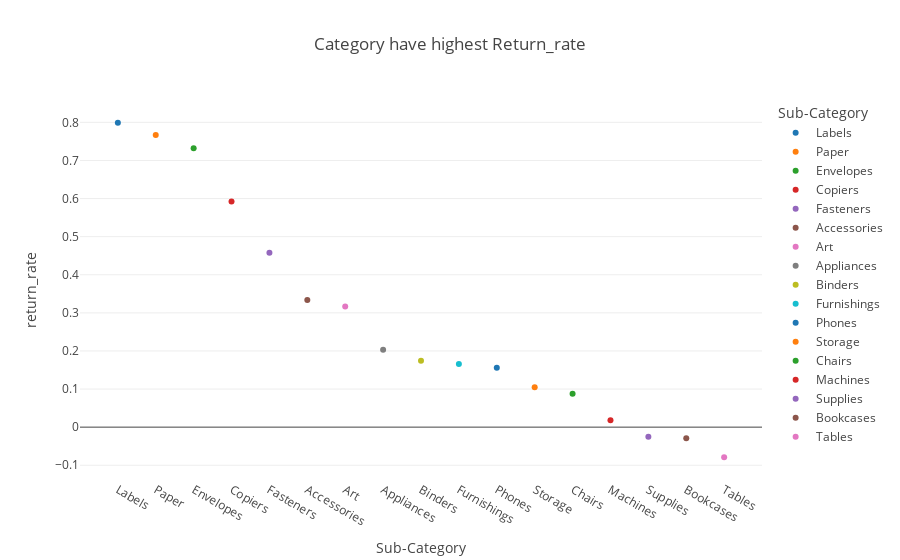

Write notebook code for a chart like this one.
### Markdown cell above
## 5. Danh mục nào có tỷ lệ hoàn trả cao nhất?

### Code cell
Category = df.groupby(['Category', 'Sub-Category'])[['Sales','Profit']].mean().reset_index()

Category['cost'] = Category['Sales'] - Category['Profit']

Category['return_rate'] = round((Category['Sales'] - Category['cost']) / Category['cost'], 3)

cate = Category.sort_values('return_rate', ascending = 0)

fig = px.scatter(cate,
                x = 'Sub-Category',
                y = 'return_rate',
                size = None,
                color = 'Sub-Category',
                template = 'xgridoff',
                animation_frame = None,
                title = "Category have highest Return_rate")
fig.show()

### Figure 1 — Plotly figure (JSON) as saved in the notebook; plotly's stock layout.template omitted (floating-point values rounded to 4 significant figures)
{"data": [{"hovertemplate": "Sub-Category=%{x}<br>return_rate=%{y}<extra></extra>", "legendgroup": "Labels", "marker": {"color": "#1F77B4", "symbol": "circle"}, "mode": "markers", "name": "Labels", "orientation": "v", "showlegend": true, "type": "scatter", "x": ["Labels"], "xaxis": "x", "y": [0.799], "yaxis": "y"}, {"hovertemplate": "Sub-Category=%{x}<br>return_rate=%{y}<extra></extra>", "legendgroup": "Paper", "marker": {"color": "#FF7F0E", "symbol": "circle"}, "mode": "markers", "name": "Paper", "orientation": "v", "showlegend": true, "type": "scatter", "x": ["Paper"], "xaxis": "x", "y": [0.767], "yaxis": "y"}, {"hovertemplate": "Sub-Category=%{x}<br>return_rate=%{y}<extra></extra>", "legendgroup": "Envelopes", "marker": {"color": "#2CA02C", "symbol": "circle"}, "mode": "markers", "name": "Envelopes", "orientation": "v", "showlegend": true, "type": "scatter", "x": ["Envelopes"], "xaxis": "x", "y": [0.732], "yaxis": "y"}, {"hovertemplate": "Sub-Category=%{x}<br>return_rate=%{y}<extra></extra>", "legendgroup": "Copiers", "marker": {"color": "#D62728", "symbol": "circle"}, "mode": "markers", "name": "Copiers", "orientation": "v", "showlegend": true, "type": "scatter", "x": ["Copiers"], "xaxis": "x", "y": [0.592], "yaxis": "y"}, {"hovertemplate": "Sub-Category=%{x}<br>return_rate=%{y}<extra></extra>", "legendgroup": "Fasteners", "marker": {"color": "#9467BD", "symbol": "circle"}, "mode": "markers", "name": "Fasteners", "orientation": "v", "showlegend": true, "type": "scatter", "x": ["Fasteners"], "xaxis": "x", "y": [0.458], "yaxis": "y"}, {"hovertemplate": "Sub-Category=%{x}<br>return_rate=%{y}<extra></extra>", "legendgroup": "Accessories", "marker": {"color": "#8C564B", "symbol": "circle"}, "mode": "markers", "name": "Accessories", "orientation": "v", "showlegend": true, "type": "scatter", "x": ["Accessories"], "xaxis": "x", "y": [0.334], "yaxis": "y"}, {"hovertemplate": "Sub-Category=%{x}<br>return_rate=%{y}<extra></extra>", "legendgroup": "Art", "marker": {"color": "#E377C2", "symbol": "circle"}, "mode": "markers", "name": "Art", "orientation": "v", "showlegend": true, "type": "scatter", "x": ["Art"], "xaxis": "x", "y": [0.317], "yaxis": "y"}, {"hovertemplate": "Sub-Category=%{x}<br>return_rate=%{y}<extra></extra>", "legendgroup": "Appliances", "marker": {"color": "#7F7F7F", "symbol": "circle"}, "mode": "markers", "name": "Appliances", "orientation": "v", "showlegend": true, "type": "scatter", "x": ["Appliances"], "xaxis": "x", "y": [0.203], "yaxis": "y"}, {"hovertemplate": "Sub-Category=%{x}<br>return_rate=%{y}<extra></extra>", "legendgroup": "Binders", "marker": {"color": "#BCBD22", "symbol": "circle"}, "mode": "markers", "name": "Binders", "orientation": "v", "showlegend": true, "type": "scatter", "x": ["Binders"], "xaxis": "x", "y": [0.174], "yaxis": "y"}, {"hovertemplate": "Sub-Category=%{x}<br>return_rate=%{y}<extra></extra>", "legendgroup": "Furnishings", "marker": {"color": "#17BECF", "symbol": "circle"}, "mode": "markers", "name": "Furnishings", "orientation": "v", "showlegend": true, "type": "scatter", "x": ["Furnishings"], "xaxis": "x", "y": [0.166], "yaxis": "y"}, {"hovertemplate": "Sub-Category=%{x}<br>return_rate=%{y}<extra></extra>", "legendgroup": "Phones", "marker": {"color": "#1F77B4", "symbol": "circle"}, "mode": "markers", "name": "Phones", "orientation": "v", "showlegend": true, "type": "scatter", "x": ["Phones"], "xaxis": "x", "y": [0.156], "yaxis": "y"}, {"hovertemplate": "Sub-Category=%{x}<br>return_rate=%{y}<extra></extra>", "legendgroup": "Storage", "marker": {"color": "#FF7F0E", "symbol": "circle"}, "mode": "markers", "name": "Storage", "orientation": "v", "showlegend": true, "type": "scatter", "x": ["Storage"], "xaxis": "x", "y": [0.105], "yaxis": "y"}, {"hovertemplate": "Sub-Category=%{x}<br>return_rate=%{y}<extra></extra>", "legendgroup": "Chairs", "marker": {"color": "#2CA02C", "symbol": "circle"}, "mode": "markers", "name": "Chairs", "orientation": "v", "showlegend": true, "type": "scatter", "x": ["Chairs"], "xaxis": "x", "y": [0.088], "yaxis": "y"}, {"hovertemplate": "Sub-Category=%{x}<br>return_rate=%{y}<extra></extra>", "legendgroup": "Machines", "marker": {"color": "#D62728", "symbol": "circle"}, "mode": "markers", "name": "Machines", "orientation": "v", "showlegend": true, "type": "scatter", "x": ["Machines"], "xaxis": "x", "y": [0.018], "yaxis": "y"}, {"hovertemplate": "Sub-Category=%{x}<br>return_rate=%{y}<extra></extra>", "legendgroup": "Supplies", "marker": {"color": "#9467BD", "symbol": "circle"}, "mode": "markers", "name": "Supplies", "orientation": "v", "showlegend": true, "type": "scatter", "x": ["Supplies"], "xaxis": "x", "y": [-0.025], "yaxis": "y"}, {"hovertemplate": "Sub-Category=%{x}<br>return_rate=%{y}<extra></extra>", "legendgroup": "Bookcases", "marker": {"color": "#8C564B", "symbol": "circle"}, "mode": "markers", "name": "Bookcases", "orientation": "v", "showlegend": true, "type": "scatter", "x": ["Bookcases"], "xaxis": "x", "y": [-0.029], "yaxis": "y"}, {"hovertemplate": "Sub-Category=%{x}<br>return_rate=%{y}<extra></extra>", "legendgroup": "Tables", "marker": {"color": "#E377C2", "symbol": "circle"}, "mode": "markers", "name": "Tables", "orientation": "v", "showlegend": true, "type": "scatter", "x": ["Tables"], "xaxis": "x", "y": [-0.079], "yaxis": "y"}], "layout": {"legend": {"title": {"text": "Sub-Category"}, "tracegroupgap": 0}, "title": {"text": "Category have highest Return_rate"}, "xaxis": {"anchor": "y", "categoryarray": ["Labels", "Paper", "Envelopes", "Copiers", "Fasteners", "Accessories", "Art", "Appliances", "Binders", "Furnishings", "Phones", "Storage", "Chairs", "Machines", "Supplies", "Bookcases", "Tables"], "categoryorder": "array", "domain": [0, 1], "title": {"text": "Sub-Category"}}, "yaxis": {"anchor": "x", "domain": [0, 1], "title": {"text": "return_rate"}}}}
